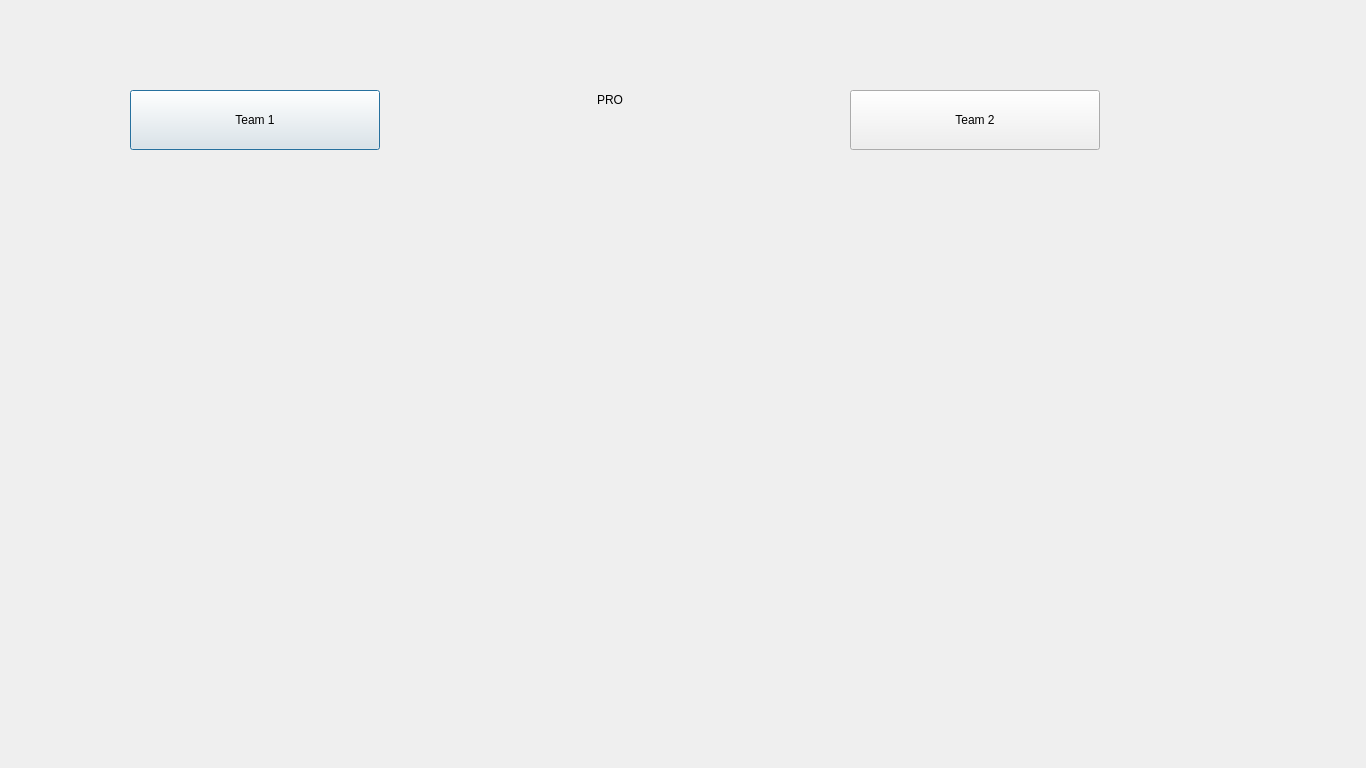
<?xml version="1.0" encoding="UTF-8"?>
<ui version="4.0">
 <class>predict_pro</class>
 <widget class="QDialog" name="predict_pro">
  <property name="geometry">
   <rect>
    <x>0</x>
    <y>0</y>
    <width>1366</width>
    <height>768</height>
   </rect>
  </property>
  <property name="windowTitle">
   <string>Dialog</string>
  </property>
  <widget class="QLabel" name="label_pro">
   <property name="geometry">
    <rect>
     <x>510</x>
     <y>60</y>
     <width>200</width>
     <height>80</height>
    </rect>
   </property>
   <property name="styleSheet">
    <string notr="true">font: 20pt &quot;Sans Serif Collection&quot;;
color: rgb(0, 0, 0);</string>
   </property>
   <property name="text">
    <string>PRO</string>
   </property>
   <property name="alignment">
    <set>Qt::AlignCenter</set>
   </property>
  </widget>
  <widget class="QPushButton" name="pushButton">
   <property name="geometry">
    <rect>
     <x>130</x>
     <y>90</y>
     <width>250</width>
     <height>60</height>
    </rect>
   </property>
   <property name="text">
    <string>Team 1</string>
   </property>
  </widget>
  <widget class="QPushButton" name="pushButton_2">
   <property name="geometry">
    <rect>
     <x>850</x>
     <y>90</y>
     <width>250</width>
     <height>60</height>
    </rect>
   </property>
   <property name="text">
    <string>Team 2</string>
   </property>
  </widget>
 </widget>
 <resources/>
 <connections/>
</ui>
